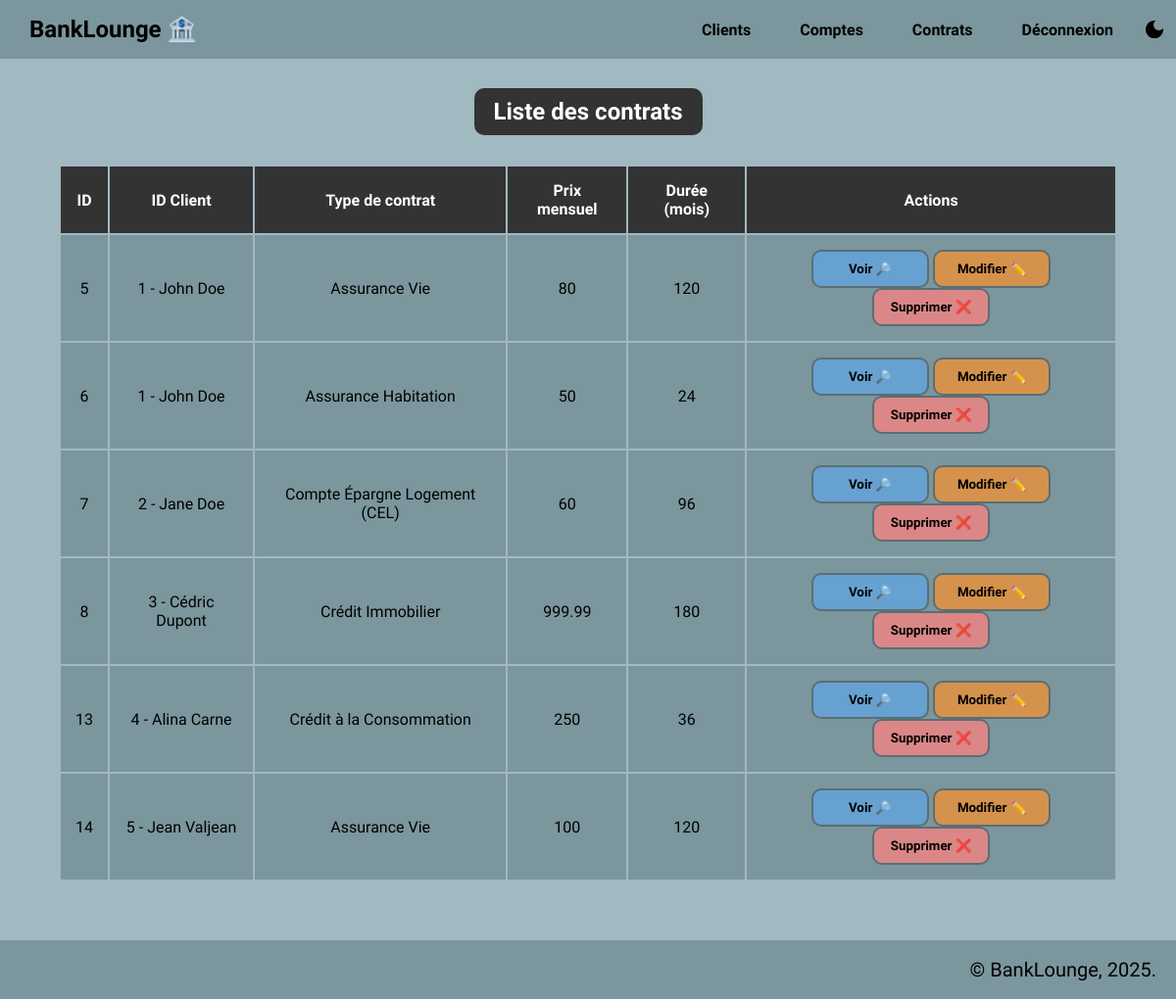
The page /?action=contract-list (signed in) on the database its author committed.
### tables this page shows
CREATE TABLE `contracts` (
  `contract_id` int(11) NOT NULL AUTO_INCREMENT,
  `contract_type` enum('Assurance Vie','Assurance Habitation','Crédit Immobilier','Crédit à la Consommation','Compte Épargne Logement (CEL)') NOT NULL,
  `contract_price` double(6,2) NOT NULL,
  `contract_duration` int(11) NOT NULL CHECK (`contract_price` > 0),
  `contract_userId` int(11) NOT NULL,
  PRIMARY KEY (`contract_id`),
  KEY `fk_contract_user` (`contract_userId`),
  CONSTRAINT `fk_contract_user` FOREIGN KEY (`contract_userId`) REFERENCES `users` (`user_id`) ON DELETE CASCADE ON UPDATE CASCADE
);

CREATE TABLE `users` (
  `user_id` int(11) NOT NULL AUTO_INCREMENT,
  `user_firstName` varchar(50) NOT NULL,
  `user_lastName` varchar(50) NOT NULL,
  `user_email` varchar(100) NOT NULL,
  `user_phoneNumber` varchar(20) NOT NULL,
  `user_address` varchar(200) DEFAULT NULL,
  PRIMARY KEY (`user_id`),
  UNIQUE KEY `user_email` (`user_email`)
);

### controllers/ContractController.php (called while the page is built, shortened)
<?php
require_once __DIR__ . '/../models/repositories/ContractRepository.php';
require_once __DIR__ . '/../models/repositories/UserRepository.php';
require_once __DIR__ . '/../models/Contract.php';
require_once __DIR__ . '/../lib/utils.php';
class ContractController {
    private ContractRepository $contractRepo;
    private UserRepository $userRepo;
    public function __construct() {
        $this->contractRepo = new ContractRepository();
        $this->userRepo = new UserRepository();
    }
    public function getAllUserIds($users): array {
        $array = [];
        foreach ($users as $u) {
            $array[$u->getId()] = $u;
        }
        return $array;
    }
    public function home() {
        $userById = $this->getAllUserIds($this->userRepo->getUsers());
        $contracts = $this->contractRepo->getContracts();
        require_once __DIR__ . '/../views/contract/list.php';
    }
}

### models/repositories/ContractRepository.php (called while the page is built, shortened)
<?php
require_once __DIR__ . '/../Contract.php';
require_once __DIR__ . '/../../lib/database.php';
require_once __DIR__ . '/../../lib/utils.php';
class ContractRepository {
    public DatabaseConnection $connection;
    public function __construct() {
        $this->connection = new DatabaseConnection();
    }
    public function getContracts(?int $id = null): ?array {
        if ($id !== null) {
            $statement = $this->connection->getConnection()->prepare('SELECT * FROM contracts WHERE contract_userId = :id');
            $statement->execute([':id' => $id]);
        } else {
            $statement = $this->connection->getConnection()->query('SELECT * FROM contracts');
        }
        $result = $statement->fetchAll();
        $contracts = [];
        foreach($result as $row) {
            $contract = new Contract(EnumContract::toEnum($row['contract_type']), $row['contract_price'], $row['contract_duration'], $row['contract_userId']);
            $contract->setId($row['contract_id']);
            $contracts[] = $contract;
        }
        return $contracts;
    }
}

### lib/database.php (called while the page is built)
<?php
class DatabaseConnection {
    public ?\PDO $db = null;
    public function getConnection(): PDO {
        if ($this->db == null) {
            $host = 'localhost';
            $dbname = 'mvc-banks';
            $username = 'root';
            $password = '';
            $charset = 'utf8mb4';
            $dsn = "mysql:host=$host;dbname=$dbname;charset=$charset";
            $options = [
                PDO::ATTR_ERRMODE => PDO::ERRMODE_EXCEPTION,
                PDO::ATTR_DEFAULT_FETCH_MODE => PDO::FETCH_ASSOC
            ];
            try {
                $this->db = new PDO($dsn, $username, $password, $options);
            } catch (PDOException $e) {
                die('Erreur de connexion à la base de données : ' . $e->getMessage());
            }
        }
        return $this->db;
    }
}

### lib/utils.php (called while the page is built, shortened)
<?php
    enum EnumContract {
        public function toString(): string {
            return match($this) {
                self::assurance_vie => "Assurance Vie",
                self::assurance_hab => "Assurance Habitation",
                self::credit_immo => "Crédit Immobilier",
                self::credit_conso => "Crédit à la Consommation",
                self::cel => "Compte Épargne Logement (CEL)"
            };
        }
        public static function toEnum(string $typeC): EnumContract {
            return match($typeC) {
                "Assurance Vie" => self::assurance_vie,
                "Assurance Habitation" => self::assurance_hab,
                "Crédit Immobilier" => self::credit_immo,
                "Crédit à la Consommation" => self::credit_conso,
                "Compte Épargne Logement (CEL)" => self::cel,
                default => throw new InvalidArgumentException("Contrat invalide: $typeC")
            };
        }
    }
?>

### models/Contract.php (called while the page is built, shortened)
<?php
require_once __DIR__ . '/../lib/database.php';
require_once __DIR__ . '/../lib/utils.php';
class Contract {
    private ?int $id;
    private EnumContract $typeContract;
    private float $price;
    private int $duration;
    private int $userId;
    public function __construct(EnumContract $typeC, float $price, int $duration, ?int $userId) {
        $this->id = null;
    }
    public function getId(): int {
        return $this->id;
    }
    public function getTypeContract(): string {
        return $this->typeContract->toString();
    }
    public function getPrice(): float {
        return $this->price;
    }
    public function getDuration(): int {
        return $this->duration;
    }
    public function getUserId(): int {
        return $this->userId;
    }
    public function setId(?int $id): void {
        $this->id = $id;
    }
    public function setTypeContract(EnumContract $typeC): void {
        $this->typeContract = $typeC;
    }
    public function setPrice(float $price): void {
        $this->price = $price;
    }
    public function setDuration(int $duration): void {
        $this->duration = $duration;
    }
    public function setUserId(?int $userId): void {
        $this->userId = $userId;
    }
}

### models/repositories/UserRepository.php (called while the page is built, shortened)
<?php
require_once __DIR__ . '/../User.php';
require_once __DIR__ . '/../../lib/database.php';
class UserRepository {
    public DatabaseConnection $connection;
    public function __construct() {
        $this->connection = new DatabaseConnection();
    }
    public function getUsers(): array {
        $statement = $this->connection->getConnection()->query('SELECT * FROM users');
        $result = $statement->fetchAll();
        $users = [];
        foreach($result as $row) {
            $user = new User($row['user_firstName'], $row['user_lastName'], $row['user_email'], $row['user_phoneNumber'], $row['user_address']);
            $user->setId($row['user_id']);
            $users[] = $user;
        }
        return $users;
    }
}

### models/User.php (called while the page is built, shortened)
<?php
require_once __DIR__ . '/../lib/database.php';
class User {
    private ?int $id;
    private string $firstName;
    private string $lastName;
    public function __construct(string $fName, string $lName, string $email, string $phoneN, ?string $address) {
        $this->id = null;
    }
    public function getId(): int {
        return $this->id;
    }
    public function getFirstName(): string {
        return $this->firstName;
    }
    public function getLastName(): string {
        return $this->lastName;
    }
    public function setId(int $id): void {
        $this->id = $id;
    }
    public function setFirstName(string $fName): void {
        $this->firstName = htmlspecialchars($fName);
    }
    public function setLastName(string $lName): void {
        $this->lastName = htmlspecialchars($lName);
    }
}

### views/contract/list.php (the view)
<?php require_once __DIR__ . '/../templates/header.php'; ?>
            <section>
                <div class="title">
                    <h1>Liste des contrats</h1>
                </div>
                <div class="table-container">
                    <table>
                        <thead>
                            <tr>
                                <th>ID</th>
                                <th>ID Client</th>
                                <th>Type de contrat</th>
                                <th>Prix mensuel</th>
                                <th>Durée (mois)</th>
                                <th>Actions</th>
                            </tr>
                        </thead>
                        <tbody>
                            <?php foreach($contracts as $contract): ?>
                            <tr>
                                <td><?= $contract->getId(); ?></td>
                                <td>
                                    <?php
                                        $uId = $contract->getUserId();
                                        $user = $userById[$uId];
                                        echo "{$user->getId()} - {$user->getLastName()} {$user->getFirstName()}";
                                    ?>
                                </td>
                                <td><?= $contract->getTypeContract(); ?></td>
                                <td><?= $contract->getPrice(); ?></td>
                                <td><?= $contract->getDuration(); ?></td>
                                <td class="list-options">
                                    <button id="view"><a href="?action=contract-view&id=<?= $contract->getId() ?>">Voir 🔎</a></button>
                                    <button id="edit"><a href="?action=contract-edit&id=<?= $contract->getId() ?>">Modifier ✏️</a></button>
                                    <button id="delete"><a onclick="return confirm('Voulez-vous supprimer ce contrat?');" href="?action=contract-delete&id=<?= $contract->getId() ?>">Supprimer ❌</a></button>
                                </td>
                            </tr>
                            <?php endforeach; ?>
                        </tbody>
                    </table>
                </div>
            </section>
<?php require_once __DIR__ . '/../templates/footer.php';

### assets/styles/style.css (style rules this page uses)
* { margin: 0; padding: 0; font-family: "Cabin"; box-sizing: border-box; }
:root { --main: #7b969d; --text-main: black; --dark: #5b6e74; --section: #a1b9c1; --view: #66a1d1; --edit: #d5924c; --delete: #db8787; --link: #0000EE; }
body { color: var(--text-main); }
nav, .nav-dropdown-option, .home-option, td, .form-valid, .return, .value, footer { background-color: var(--main); }
a { color: inherit; text-decoration: none; }
section { padding: 30px; min-height: 100vh; text-align: center; background-color: var(--section); }
.title h1 { margin: 0 auto; border-radius: 10px; display: inline-block; padding: 10px 20px; }
.table-container { overflow-x: auto; max-width: 100%; }
table { min-width: 600px; padding: 30px; margin: 0 auto; }
.title h1, thead { background-color: #333333; color: white; }
th, td { padding: 15px; }
button { font-weight: bold; min-width: 120px; padding: 10px; border-radius: 10px; border: 2px solid var(--dark); color: var(--text-main); background: none; }
#view { background-color: var(--view); }
#edit { background-color: var(--edit); }
#delete { background-color: var(--delete); }

### rows shown on the page
contracts: contract_id "5", contract_userId.user_id "1", contract_userId.user_lastName "John", contract_userId.user_firstName "Doe", TypeContract "Assurance Vie", contract_price "80", contract_duration "120"
contracts: contract_id "6", contract_userId.user_id "1", contract_userId.user_lastName "John", contract_userId.user_firstName "Doe", TypeContract "Assurance Habitation", contract_price "50", contract_duration "24"
contracts: contract_id "7", contract_userId.user_id "2", contract_userId.user_lastName "Jane", contract_userId.user_firstName "Doe", TypeContract "Compte Épargne Logement (CEL)", contract_price "60", contract_duration "96"
contracts: contract_id "8", contract_userId.user_id "3", contract_userId.user_lastName "Cédric", contract_userId.user_firstName "Dupont", TypeContract "Crédit Immobilier", contract_price "999.99", contract_duration "180"
contracts: contract_id "13", contract_userId.user_id "4", contract_userId.user_lastName "Alina", contract_userId.user_firstName "Carne", TypeContract "Crédit à la Consommation", contract_price "250", contract_duration "36"
contracts: contract_id "14", contract_userId.user_id "5", contract_userId.user_lastName "Jean", contract_userId.user_firstName "Valjean", TypeContract "Assurance Vie", contract_price "100", contract_duration "120"
